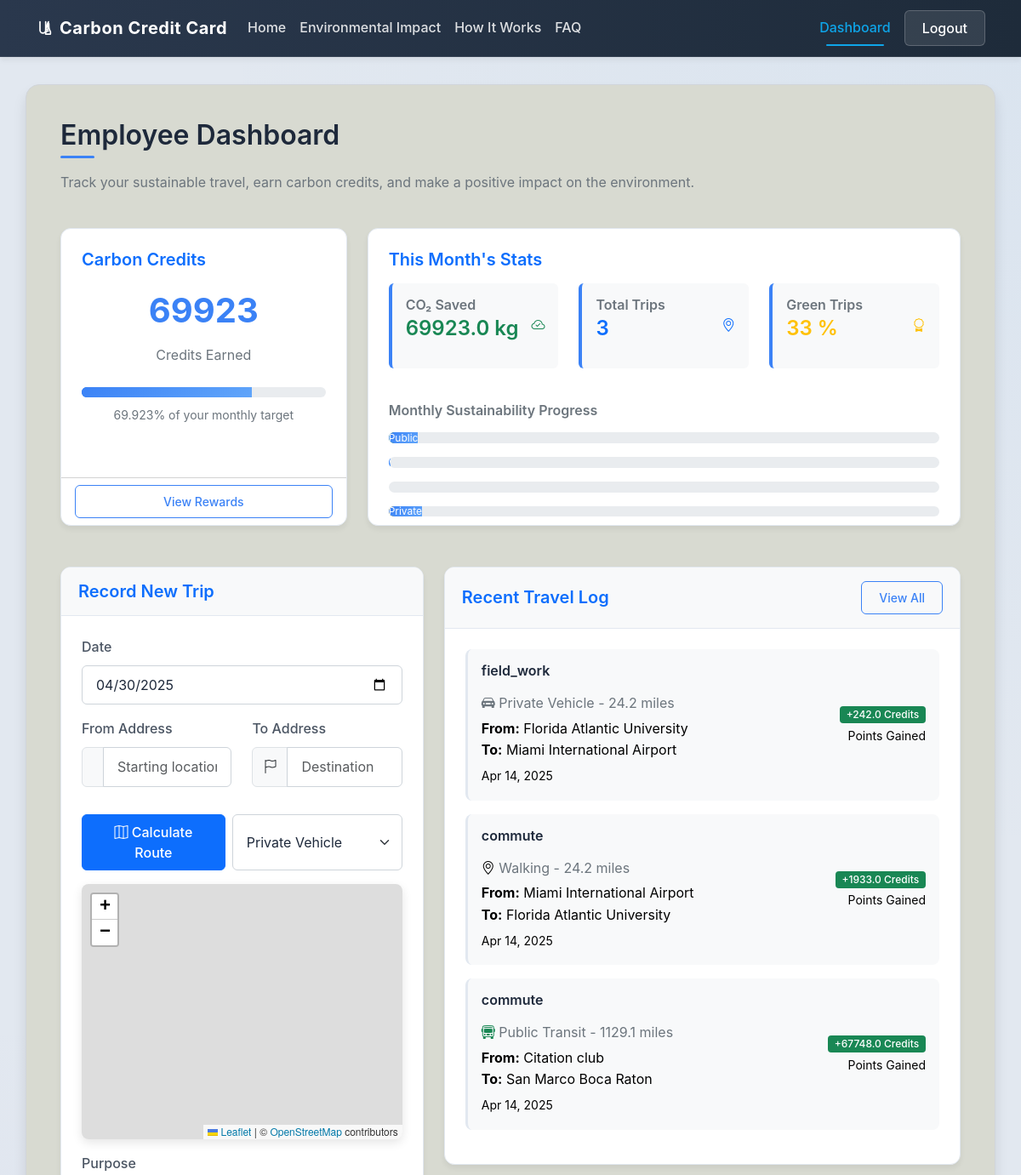
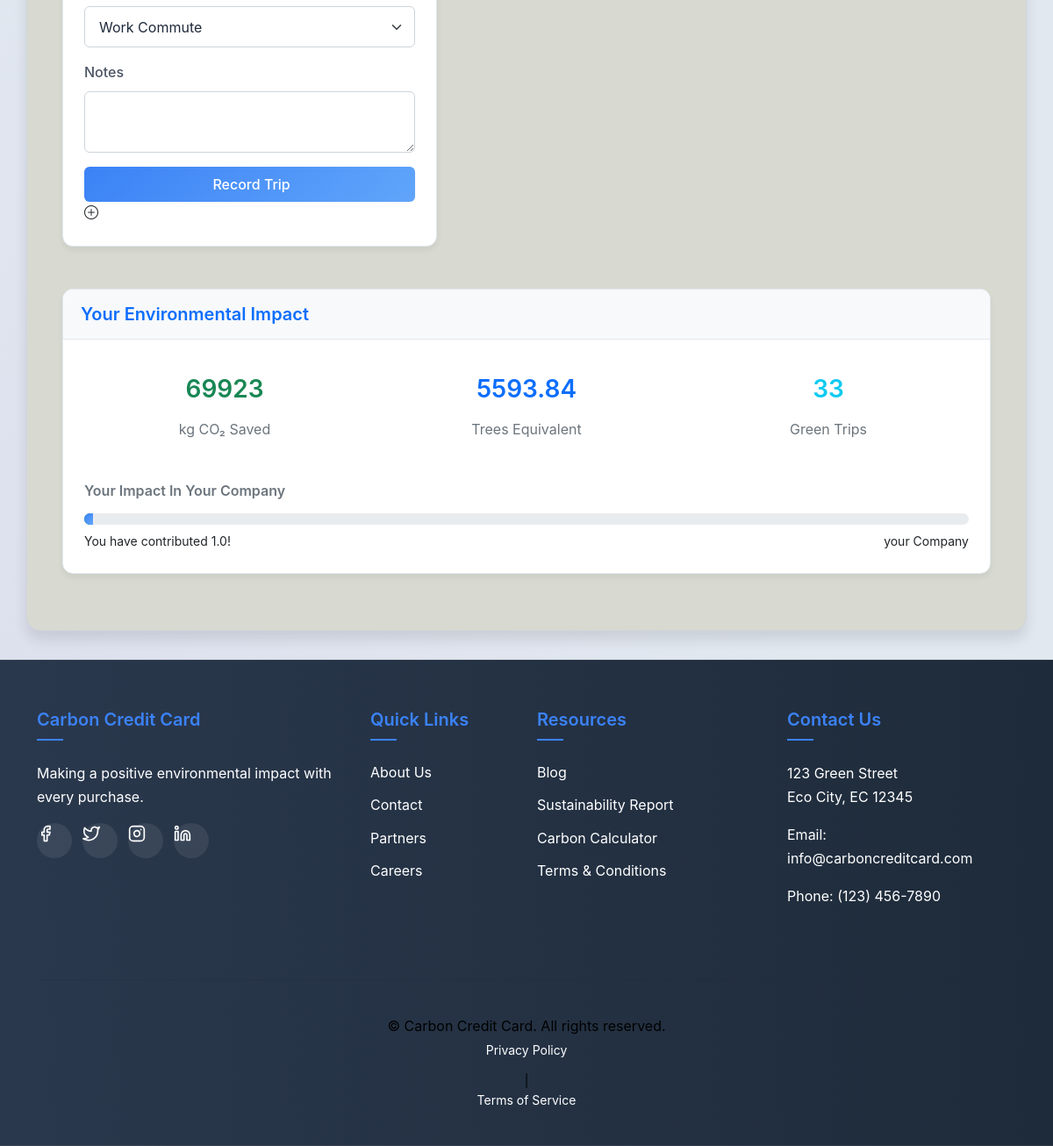
The app's page /employee/dashboard (signed in) with its own data (2 pictures, top to bottom).
### app/models.py (models this page shows)
class Employee(db.Model):
    __tablename__ = 'employees'
    id = db.Column(db.Integer, primary_key=True)
    credits=db.Column(db.Integer , default=0)
    employee_id = db.Column(db.String(20), unique=True, nullable=False, default=generate_employee_id)
    first_name = db.Column(db.String(50), nullable=False)
    last_name = db.Column(db.String(50), nullable=False)
    email = db.Column(db.String(120), unique=True, nullable=False)
    phone = db.Column(db.String(20), nullable=False)
    password = db.Column(db.String(255), nullable=False)
    employer_id = db.Column(db.String(20), db.ForeignKey('employers.employer_id', ondelete='CASCADE'), nullable=False)
    is_active = db.Column(db.Boolean, default=False)
    created_at = db.Column(db.DateTime(timezone=True), server_default=func.now())
    trips = db.relationship('Trip', backref='employee', cascade='all, delete', passive_deletes=True)

class Trip(db.Model):
    __tablename__ = 'trips'
    id = db.Column(db.Integer, primary_key=True)
    date = db.Column(db.Date, default=datetime.utcnow)
    origin_address = db.Column(db.String(255), nullable=False)
    destination_address = db.Column(db.String(255), nullable=False)
    travel_mode = db.Column(db.String(50), nullable=False)
    distance = db.Column(db.Float)
    carbon_footprint = db.Column(db.Float)
    green_cred = db.Column(db.Float)
    purpose = db.Column(db.String(100))
    notes = db.Column(db.Text)
    employee_id = db.Column(db.Integer, db.ForeignKey('employees.id', ondelete='CASCADE'), nullable=False)

### app/routes.py (the view)
@main.route('/employee/dashboard')
def employeedashboardPage():
    user=Employee.query.filter_by(employee_id=session['user']).first()
    recent_trips=Trip.query.filter_by(employee_id=session['user']).all()
    total_trips=Trip.query.filter_by(employee_id=session['user']).count()
    green_trips = (Trip.query.filter(Trip.employee_id ==session['user'], Trip.travel_mode.in_(['bicycle', 'walking'])).count())/(total_trips if total_trips!=0 else 1) *100
    green_credit=sum([i.green_cred for i in recent_trips])
    private_vehicle=Trip.query.filter(Trip.employee_id==session['user'],Trip.travel_mode=="private_vehicle").count()//(total_trips*100 if total_trips!=0 else 1)*100
    walking=Trip.query.filter(Trip.employee_id==session['user'],Trip.travel_mode=="walking").count()/(total_trips*100 if total_trips!=0 else 1)*100
    bicycle=Trip.query.filter(Trip.employee_id==session['user'],Trip.travel_mode=="bicycle").count()/(total_trips*100 if total_trips!=0 else 1)*100
    public_vehicle=Trip.query.filter(Trip.employee_id==session['user'],Trip.travel_mode=="public_vehicle").count()/(total_trips*100 if total_trips!=0 else 1)*100
    reward_rankings = Employee.query.order_by(Employee.credits.desc()).all()
    all_employees=sum(i.credits for i in Employee.query.filter_by(employer_id=user.employer_id).all())
    percent_complete = (user.credits / monthly_target) * 100
    leaderboard_position = calculate_leaderboard_position(user.credits, all_employees)
    print(leaderboard_position)
    context={
        "leaderboard_position":leaderboard_position,
        "percent_complete":percent_complete,
        "reward_rankings": reward_rankings,
        "total_credits":user.credits,
        "recent_trips":recent_trips,
        "total_trips":len(recent_trips),
        "green_trips":int(green_trips),
        "green_credit":green_credit,
        "month":{"private_vehicle":private_vehicle,"walking":walking,"bicycle":bicycle,"public_vehicle":public_vehicle},
        "tree_planted":green_credit/ 12.5
    }
    return render_template('employee/dasboard.html',**context)#varble keyword arg

### app/templates/employee/dasboard.html (shortened to what this page needs)
{% extends "base.html" %}  {% block extra_css %}
<link
  rel="stylesheet"
  href="https://unpkg.com/leaflet@1.9.4/dist/leaflet.css"
/>
{% endblock %} {% block content %}
<div class="row mb-4">
  <div class="col-md-12">
    <h2 class="section-title">Employee Dashboard</h2>
    <p class="text-secondary">
      Track your sustainable travel, earn carbon credits, and make a positive
      impact on the environment.
    </p>
  </div>
</div>
<div class="row mb-4">
  <div class="col-md-4 mb-4">
    <div class="card h-100">
      <div class="card-body">
        <h5 class="card-title text-primary">Carbon Credits</h5>
        <div class="d-flex flex-column align-items-center">
          <div class="carbon-credit-display mb-2">
            {{ total_credits | default('750') }}
          </div>
          <p class="text-secondary">Credits Earned</p>
          <div class="progress w-100 mt-2">
            <div
              class="progress-bar bg-primary"
              role="progressbar"
              style="width: {{percent_complete| round(2)}}%"
              aria-valuenow="75"
              aria-valuemin="0"
              aria-valuemax="100"
            ></div>
          </div>
          <p class="text-secondary mt-2">
            <small>{{percent_complete}}% of your monthly target</small>
          </p>
        </div>
      </div>
      <div class="card-footer bg-transparent">
        <a
          href="#"
          class="btn btn-sm btn-outline-primary w-100"
          data-bs-toggle="modal"
          data-bs-target="#rewardsModal"
        >
          View Rewards
        </a>
      </div>
    </div>
  </div>
  <div class="col-md-8 mb-4">
    <div class="card h-100">
      <div class="card-body">
        <h5 class="card-title text-primary">This Month's Stats</h5>
        <div class="row">
          <div class="col-md-4 mb-3">
            <div class="stats-card p-3 rounded">
              <div class="d-flex justify-content-between">
                <div>
                  <h6 class="text-secondary mb-1">CO₂ Saved</h6>
                  <h4 class="text-success">{{green_credit}} kg</h4>
                </div>
                <div class="align-self-center">
                  <i class="bi bi-cloud-check text-success"></i>
                </div>
              </div>
            </div>
          </div>
          <div class="col-md-4 mb-3">
            <div class="stats-card p-3 rounded">
              <div class="d-flex justify-content-between">
                <div>
                  <h6 class="text-secondary mb-1">Total Trips</h6>
                  <h4 class="text-primary">{{total_trips}}</h4>
                </div>
                <div class="align-self-center">
                  <i class="bi bi-geo-alt text-primary"></i>
                </div>
              </div>
            </div>
          </div>
          <div class="col-md-4 mb-3">
            <div class="stats-card p-3 rounded">
              <div class="d-flex justify-content-between">
                <div>
                  <h6 class="text-secondary mb-1">Green Trips</h6>
                  <h4 class="text-warning">{{green_trips}} %</h4>
                </div>
                <div class="align-self-center">
                  <i class="bi bi-award text-warning"></i>
                </div>
              </div>
            </div>
          </div>
        </div>
        <div class="monthly-target mt-4">
          <h6 class="text-secondary mb-3">Monthly Sustainability Progress</h6>
          <div class="progress mb-3">
            <div
              class="progress-bar bg-success"
              role="progressbar"
              style="width: {{month['public_transport']}}%"
              aria-valuenow="45"
              aria-valuemin="0"
              aria-valuemax="100"
            >
              Public
            </div>
          </div>
          <div class="progress mb-3">
            <div
              class="progress-bar bg-primary"
              role="progressbar"
              style="width: {{ month['walking'] }}%"
              aria-valuenow="25"
              aria-valuemin="0"
              aria-valuemax="100"
            >
            </div>
          </div>
          <div class="progress mb-3">
          </div>
          <div class="progress mb-3">
            <div
              class="progress-bar bg-warning"
              role="progressbar"
              style="width: {{month['private_transport']}}%"
              aria-valuenow="15"
              aria-valuemin="0"
              aria-valuemax="100"
            >
              Private
            </div>
          </div>
        </div>
      </div>
    </div>
  </div>
</div>
<div class="row mb-4">
  <div class="col-md-5 mb-4">
    <div class="card">
      <div class="card-header">
        <h5 class="mb-0 text-primary">Record New Trip</h5>
      </div>
      <div class="card-body">
        <form
          id="newTripForm"
          action="{{ url_for('main.record_trip') }}"
          method="POST"
        >
          <div class="mb-3">
            <label for="tripDate" class="form-label">Date</label>
            <input
              type="date"
              class="form-control"
              id="tripDate"
              name="tripDate"
              value="{{ today|default('') }}"
            />
          </div>
          <div class="row mb-3">
            <div class="col-md-6 mb-3">
              <label for="from-address" class="form-label">From Address</label>
              <div class="input-group">
                <span class="input-group-text"
                  ></span>
                <input
                  type="text"
                  class="form-control"
                  id="from-address"
                  name="originAddress"
                  placeholder="Starting location"
                  required
                />
              </div>
            </div>
            <div class="col-md-6 mb-3">
              <label for="to-address" class="form-label">To Address</label>
              <div class="input-group">
                <span class="input-group-text"><i class="bi bi-flag"></i></span>
                <input
                  type="text"
                  class="form-control"
                  id="to-address"
                  name="destinationAddress"
                  placeholder="Destination"
                  required
                />
              </div>
            </div>
          </div>
          <div class="mb-3">
            <div class="d-grid gap-2 d-md-flex">
              <button
                type="button"
                class="btn btn-primary"
                id="calculate-route"
              >
                <i class="bi bi-map"></i> Calculate Route
              </button>
              <select
                class="form-select"
                id="transport-mode"
                name="travelMode"
                style="max-width: 200px"
              >
                <option value="driving">Private Vehicle</option>
              </select>
            </div>
          </div>
          <div class="mb-3">
            <div id="map-container">
              <div id="map"></div>
            </div>
          </div>
          <div class="mb-3">
            <label for="tripPurpose" class="form-label">Purpose</label>
            <select class="form-select" id="tripPurpose" name="tripPurpose">
              <option value="commute">Work Commute</option>
            </select>
          </div>
          <div class="mb-3">
            <label for="tripNotes" class="form-label">Notes</label>
            <textarea
              class="form-control"
              id="tripNotes"
              name="tripNotes"
              rows="2"
            ></textarea>
          </div>
          <input
            type="submit"
            class="btn btn-success w-100"
            id="record-trip-btn"
            value=" Record Trip"
          />
          <i class="bi bi-plus-circle me-2"></i>
        </form>
      </div>
    </div>
  </div>
  <div class="col-md-7 mb-4">
    <div class="card">
      <div
        class="card-header d-flex justify-content-between align-items-center"
      >
        <h5 class="mb-0 text-primary">Recent Travel Log</h5>
        <button
          class="btn btn-sm btn-outline-primary"
          data-bs-toggle="modal"
          data-bs-target="#allTripsModal"
        >
          View All
        </button>
      </div>
      <div class="card-body">
        {% for trip in recent_trips[-4:] %}
        <div class="travel-log-item">
          <div class="d-flex justify-content-between">
            <div>
              <h6>{{ trip.purpose }}</h6>
              <p class="text-secondary mb-1">
                {% if trip.travel_mode == 'public_transit' %}
                <i class="bi bi-bus-front text-success"></i>
                {% elif trip.travel_mode == 'carpooling' %}
                <i class="bi bi-people text-primary"></i>
                {% elif trip.travel_mode == 'ridesharing' %}
                <i class="bi bi-car-front text-info"></i>
                {% elif trip.travel_mode == 'private_vehicle' %}
                <i class="bi bi-car-front-fill text-secondary"></i>
                {% else %}
                <i class="bi bi-geo-alt text-muted"></i>
                {% endif %} {{ trip.travel_mode.replace("_", " ").title() }} -
                {{ "%.1f"|format(trip.distance) }} miles
              </p>
              <p class="mb-1 text-muted">
                <strong>From:</strong> {{ trip.origin_address }}<br />
                <strong>To:</strong> {{ trip.destination_address }}
              </p>
              <small class="text-muted">
                {{ trip.date.strftime('%b %d, %Y') }}
              </small>
            </div>
            <div class="align-self-center text-end">
              <span
                class="badge bg-{{ 'success' if trip.green_cred|int >= 20 else 'secondary' }}"
              >
                +{{ trip.green_cred}} Credits </span
              ><br />
              <small class="text-muted">Points Gained</small>
            </div>
          </div>
        </div>
        {% endfor %}
      </div>
    </div>
  </div>
</div>
<div class="row mb-12">
  <div class="col-md-12 mb-4">
    <div class="card">
      <div class="card-header">
        <h5 class="mb-0 text-primary">Your Environmental Impact</h5>
      </div>
      <div class="card-body">
        <div class="row text-center">
          <div class="col-4">
            <div class="p-3">
              <h3 class="text-success">{{ total_credits }}</h3>
              <p class="text-secondary">kg CO₂ Saved</p>
            </div>
          </div>
          <div class="col-4">
            <div class="p-3">
              <h3 class="text-primary">{{ tree_planted }}</h3>
              <p class="text-secondary">Trees Equivalent</p>
            </div>
          </div>
          <div class="col-4">
            <div class="p-3">
              <h3 class="text-info">{{green_trips}}</h3>
              <p class="text-secondary">Green Trips</p>
            </div>
          </div>
        </div>
        <div class="mt-3">
          <h6 class="text-secondary mb-3">Your Impact In Your Company</h6>
          <div class="progress mb-2">
            <div
              class="progress-bar bg-success"
              role="progressbar"
              style="width: {{leaderboard_position}}%"
              aria-valuenow="82"
              aria-valuemin="0"
              aria-valuemax="100"
            ></div>
          </div>
          <div class="d-flex justify-content-between">
            <small>You have contributed {{leaderboard_position}}!</small>
            <small>your Company</small>
          </div>
        </div>
      </div>
    </div>
  </div>
</div>
{% endblock %}

### records on screen
Employee: credits "69923"
Trip: purpose "field_work", travel_mode.replace "Private Vehicle", distance "24.2", origin_address "Florida Atlantic University", destination_address "Miami International Airport", date "Apr 14, 2025", green_cred "242.0"
Trip: purpose "commute", travel_mode.replace "Walking", distance "24.2", origin_address "Miami International Airport", destination_address "Florida Atlantic University", date "Apr 14, 2025", green_cred "1933.0"
Trip: purpose "commute", travel_mode.replace "Public Transit", distance "1129.1", origin_address "Citation club", destination_address "San Marco Boca Raton", date "Apr 14, 2025", green_cred "67748.0"

### other values on screen
{{ percent_complete }} "69.923"
{{ green_credit }} "69923.0"
{{ total_trips }} "3"
{{ green_trips }} "33"
{{ tree_planted }} "5593.84"
{{ leaderboard_position }} "1.0"
